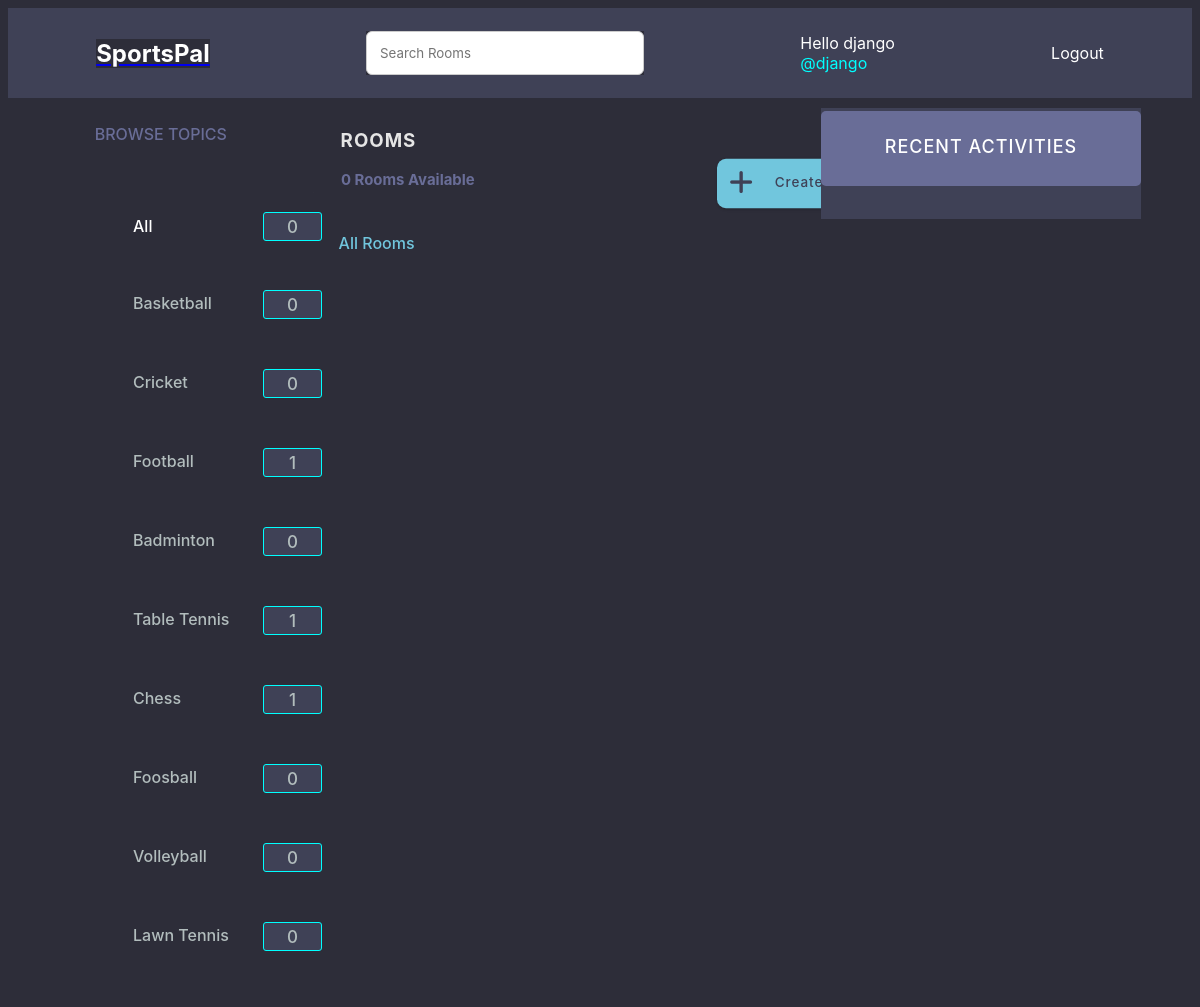
/home/?q=Basketball (signed in), run on the app's committed database.
### base/models.py (models this page shows, shortened)
class Topic(models.Model):
    name = models.CharField(max_length=200)

### base/views.py (the view)
# urls.py: path("home/", views.home, name="home"),
def home(request):
    q = request.GET.get('q') if request.GET.get('q') != None else ''
    rooms = Room.objects.filter(Q(topic__name__icontains = q) | Q(name__icontains = q) | Q(description__icontains = q) | Q(host__username__icontains = q))
    topics = Topic.objects.all()
    room_count = rooms.count()
    room_count_topic = rooms.filter(topic__name__icontains = q).count()
    room_messages = Message.objects.filter(Q(room__topic__name__icontains = q)).order_by('-created')
    context = {'rooms':rooms,'topics':topics,'room_count':room_count,'room_messages':room_messages , "room_count_topic":room_count_topic}
    return render(request,"base/home.html",context)

### base/templates/base/home.html (shortened to what this page needs)
{% extends 'main.html' %}
{% load static %}
{% block content %}
    {% block css %}
    <link rel="stylesheet" type="text/css" href="{% static 'styles/home.css' %}">
    <link href="{% static 'fontawesomefree/css/fontawesome.css' %}" rel="stylesheet" type="text/css">
    <link href="{% static 'fontawesomefree/css/brands.css' %}" rel="stylesheet" type="text/css">
    <link href="{% static 'fontawesomefree/css/solid.css' %}" rel="stylesheet" type="text/css">
    {% endblock %}
    <div class = "home-container ">
        <div>
            {% include 'base/topics_component.html' %}
        <div class = "rooms">
            <div id="rooms">
                <h3 style="position: relative;left : 27px; top: 10px">rooms</h3>
            </div>
            <div id="room_count">
                <h5 style="position: relative;left : 27px;top : -2px">{{room_count}} rooms available</h5>
            </div>
            <div id="create_room">
                <a href = "{% url 'create-room' %}">
                    <button> Create Room </button> </a>
            </div>
            <div class="all-rooms">
                <p style="color: white;">All Rooms</p>
            </div>
            <div>
                    {% include 'base/feed_component.html' %}
            </div>
        </div>
        <div>
            {% include 'base/activity_component.html'%}
        </div>
{% endblock %}

### templates/navbar.html
{% load static %}
{% block css %}
    <link rel="stylesheet" type="text/css" href="{% static 'styles/navbar.css' %}">
{% endblock %}
<div class="navbar" style="background-color:#3f4156;z-index: 20;">
    <div class="logo" style="background-color:#3f4156;">
        <a href="/"> <h1 style = "color: white;" style = "background-color:#3f4156; text-decoration: none;">SportsPal</h1></a>
    </div>
    <div class="search_bar">
        <form method = "GET" action="{% url 'home' %}">
            <input type = "text" name = "q" placeholder = "Search Rooms" />
        </form>
    </div>
    {% if request.user.is_authenticated %}
    <div class="profile">
        <p style="color: white;background-color:#3f4156;"> Hello {{request.user}}</p>
        <p style="background-color:#3f4156;"><a href = "{'% url 'base/profile.html' message.user.id %} " style="background-color:#3f4156;text-decoration: none;color:aqua;">@{{user.username}}</a></p>
    </div>
    <div class="logout">
        <a href = "{% url 'logout' %}" style="background-color:#3f4156;">Logout</a>
    </div>
    {% else %}
    <div class="login">
        <a href = "{% url 'login' %}" style = "background-color:#3f4156;text-decoration: none;"><i class="fa-solid fa-right-to-bracket fa-shake fa-lg" style="position: relative; right: 10px;;"></i>Login</a>
    </div>
    {% endif %}
</div>

### base/templates/base/topics_component.html (shortened to what this page needs)
{% load static %}
{% block css %}
    <link rel="stylesheet" type="text/css" href="{% static 'styles/topics_component.css' %}">
{% endblock %}
<h3 class = "Topics" style = "color: #696d97; text-transform: uppercase;top:10px;">Browse Topics</h3>
<div class = "All">
    <p><a href="{% url 'home' %}"  style="color: white; text-decoration: none;"><div>All</div></a> <span id = "total">{{room_count}}</span></p>
</div>
<div class = "items_all">
    {% for topic in topics %}
        <div class = "List">
            <a href="{% url 'home' %}?q={{topic.name}}">{{topic.name}}
            <div id="count_div">
                <span id = "count">{{topic.room_set.all.count}}</span></a>
            </div>
        </div>
    {% endfor %}

### static/styles/main.css (style rules this page uses)
* { background-color: #2d2d39;; }

### static/styles/navbar.css (style rules this page uses)
.navbar { display: flex; background-color:#3f4156; align-items: center; justify-content: space-around; text-decoration: none; padding: 10px; height: 70px; }
.navbar div { background-color:#3f4156 ; color: white; }
.logo h1 { margin: 0; font-size: 24px; font-weight: bold; text-decoration: none; }
.search_bar input[type="text"] { background-color: white; background-image: url('searchicon.png'); background-position: 10px 10px; background-repeat: no-repeat; border : 8px solid #3f4156; padding: 13px; width: 250px; border-radius: 6px; border: 1px solid #ccc; }
.profile p { margin: 0; }
.logout a { text-decoration: none; color: white; }

### static/styles/home.css (style rules this page uses)
#rooms { text-transform: uppercase; font-weight: 500; color: #e5e5e5; letter-spacing: 1px; display: inline-block; }
#room_count { height: auto; font-weight: 500; color: #696d97; font-size: 18px; text-transform: capitalize; position: relative; display: inline-block; top:50px; height:50px; left : -80px; margin-top: 0px; }
button { background-color: #71c6dd; border: none; display: inline-flex; align-items: center; gap: 1rem; cursor: pointer; transition: all ease-in-out 0.3s; padding: 1rem 2rem; border-radius: 5px; box-shadow: 1px 1px 3px 1px rgba(0, 0, 0, 0.15); font-weight: 500; display: inline-block; position: relative; left : 175px; top: 50px; color:#3f4156; height: 55px; padding-bottom: 25px; font-size: 15px; letter-spacing: 1px; border-radius: 10px; transform: scale(0.9); }
#create_room { display: inline-block; }

### static/styles/topics_component.css (style rules this page uses)
* { font-family: "DM Sans", -apple-system, BlinkMacSystemFont, "Segoe UI", Roboto, Oxygen, Ubuntu, Cantarell, "Open Sans", "Helvetica Neue", sans-serif; }
.Topics { position: relative; top : 50px; text-align: center; font-weight: 500; font-family: "DM Sans", -apple-system, BlinkMacSystemFont, "Segoe UI", Roboto, Oxygen, Ubuntu, Cantarell, "Open Sans", "Helvetica Neue", sans-serif; box-sizing: border-box; text-rendering: optimizeLegibility; font-size: inherit; }
.List, .All { display: flex; flex-direction: column; align-items: left; padding-left: 120px; }
.List a , .All { align-items: left; margin: 5px; font-weight: 500; color : #b2bdbd; text-decoration: none; width: 100px; }
#count,#total { display: inline-block; height: 20px; width: 50px; background-color: #3f4156; margin: 10px; border-radius: 3px; align-items: center; padding: 3.5px; text-align: center; border: 0.8px solid cyan; font-size: 17px; }
#count_div { position: relative; left: 120px; bottom: 38px; width: 100px; }
.All div { position: relative; top : 34px; }
#total { position: relative; left : 120px; }
div .List { width: 100px; }

### base/templates/base/home.html (style rules this page uses)
.home-container { display: grid; grid-template-columns: 2fr 3fr 2fr; }

### data on the page
Topic: name "Basketball", room_set.all.count "0"
Topic: name "Cricket", room_set.all.count "0"
Topic: name "Football", room_set.all.count "1"
Topic: name "Badminton", room_set.all.count "0"
Topic: name "Table Tennis", room_set.all.count "1"
Topic: name "Chess", room_set.all.count "1"
Topic: name "Foosball", room_set.all.count "0"
Topic: name "Volleyball", room_set.all.count "0"
Topic: name "Lawn Tennis", room_set.all.count "0"

### other printed values
{{ request.user }} "django"
{{ user.username }} "django"
{{ room_count }} "0"
